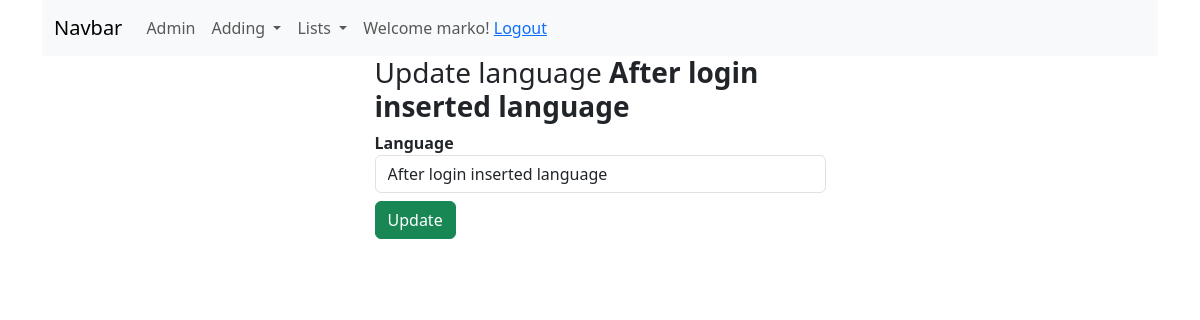
Page /booksapp/language_update/4 (signed in) on the committed database.
### booksapp/models.py (models this page shows)
class Language(models.Model):
    language = models.CharField(max_length=50,
                                validators=[MinLengthValidator(3)])
    def __str__(self):
        return self.language

### booksapp/views.py (the view, shortened to what this page needs)
# urls.py: path('language_update/<int:pk>', views.LanguageUpdateView.as_view(), name='language_update'),  # Language Update View
class LanguageUpdateView(WriterRequiredMixin, UpdateView):
    template_name = 'booksapp/language_form_update.html'
    model = Language
    form_class = LanguageCreateForm
    success_url = reverse_lazy('booksapp:language_list')

### booksapp/forms.py
class LanguageCreateForm(forms.ModelForm):
    language = forms.CharField(widget=forms.TextInput(attrs={
        'placeholder': 'Enter a new language name',
        'class': 'form-control',
        'autofocus': True,
    }))
    class Meta:
        model = Language
        fields = ['language']  # '__all__'

### booksapp/views.py (called while the page is built)
    def test_func(self):
        return self.request.user.groups.filter(name='Writer').exists()

### booksapp/templates/booksapp/language_form_update.html (shortened to what this page needs)
{% extends 'base.html' %}
{% block content %}
    <div class="row">
        <div class="col-5 mx-auto">
            <h3>Update language <span class="fw-bold">{{ language }}</span></h3>
            <form method="post" class="form">
                {% for field in form %}
                    <div class="form-field">
                        <label for="{{ field.id_for_label }}" class="fw-bold">{{ field.label }}</label>
                        {{ field }}
                    </div>
                {% endfor %}
                <input type="submit" value="Update" class="btn btn-success mt-2">
            </form>
        </div>
    </div>
{% endblock %}

### templates/menu.html (shortened to what this page needs)
<nav class="navbar navbar-expand-lg bg-body-tertiary">
  <div class="container-fluid">
    <a class="navbar-brand" href="{% url 'booksapp:index' %}">Navbar</a>
    <div class="collapse navbar-collapse" id="navbarNavDropdown">
      <ul class="navbar-nav">
        <li class="nav-item">
          <a class="nav-link" href="/admin">Admin</a>
        </li>
      {% if user.is_authenticated %}
        <li class="nav-item dropdown">
          <a class="nav-link dropdown-toggle" href="#" role="button" data-bs-toggle="dropdown" aria-expanded="false">
            Adding
          </a>
        </li>
        {% endif %}
          <li class="nav-item dropdown">
          <a class="nav-link dropdown-toggle" href="#" role="button" data-bs-toggle="dropdown" aria-expanded="false">
            Lists
          </a>
        </li>
           {% if user.is_authenticated %}
                <span class="nav-link">Welcome {{ user.username }}! <a href="{% url 'logout' %}">Logout</a></span>
           {% else %}
                <span class="nav-link">Welcome guest! <a href="{% url 'login' %}">Login</a></span>
           {% endif %}
      </ul>
    </div>
  </div>
</nav>

### rows in the picture
Language: language "After login inserted language", form "After login inserted language"

### other values in the picture
{{ user.username }} "marko"
{{ field.label }} "Language"
